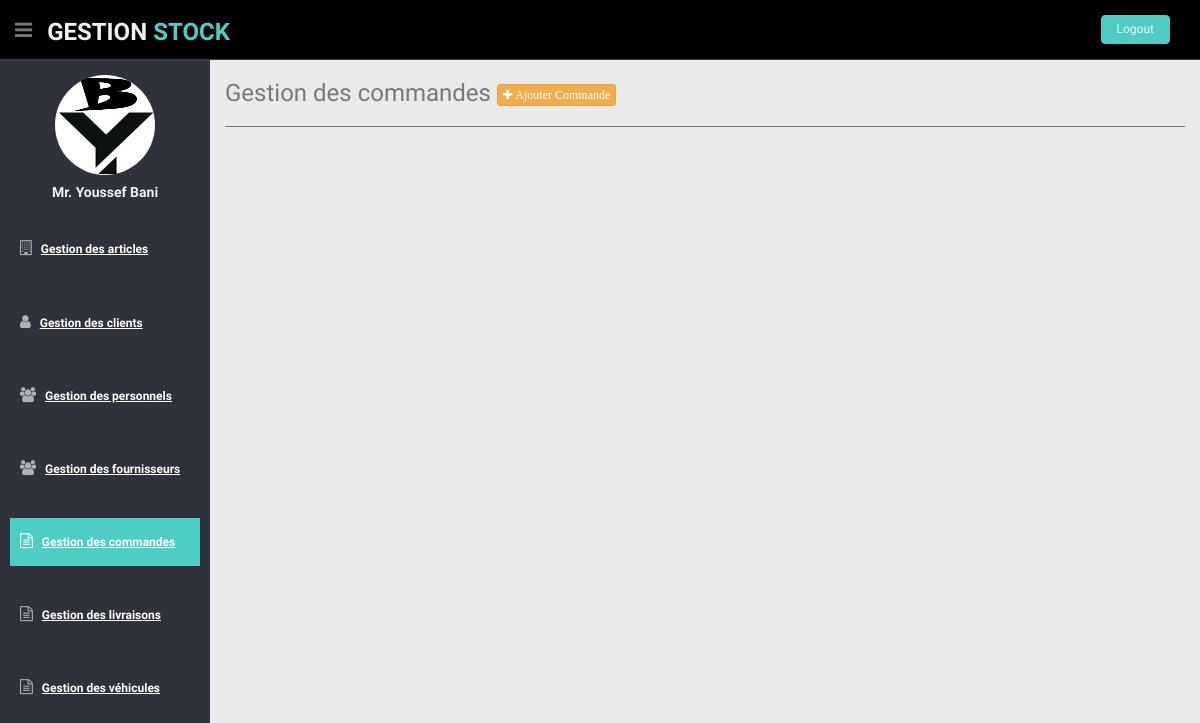
Page /gestioncommandes/commandes (signed in) on the earlier database version.
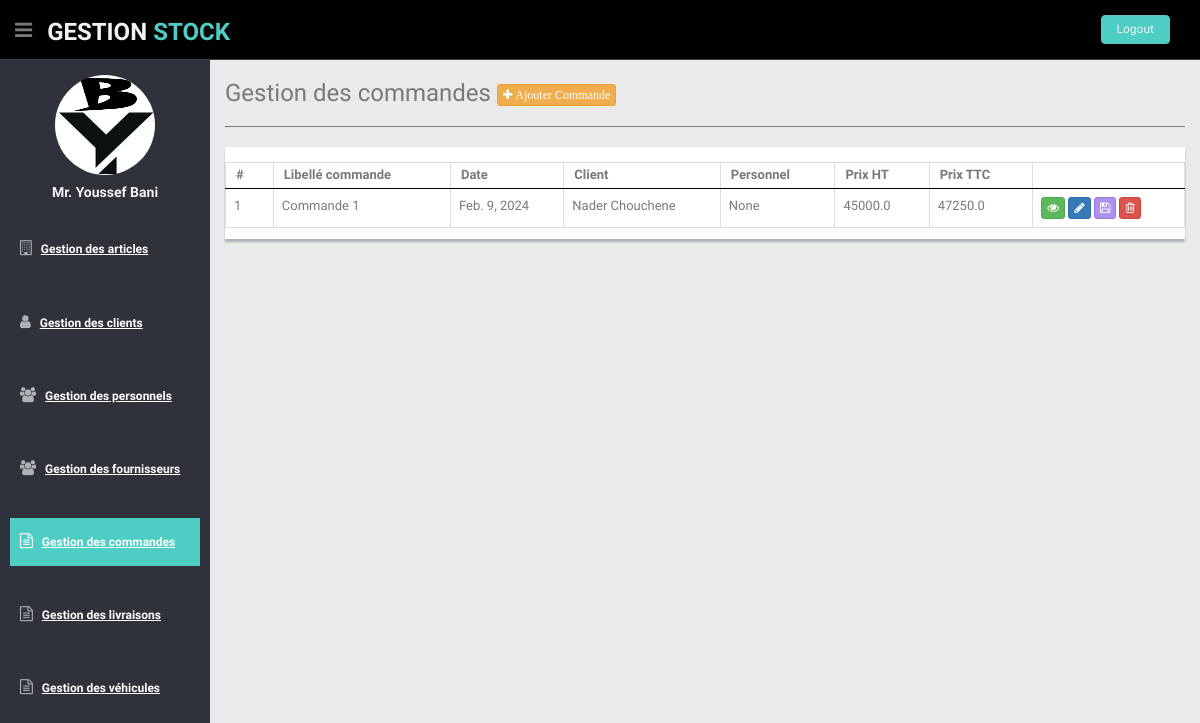
Same page on the later database version.
### gestioncommandes/models.py (models this page shows, shortened)
class Commande(models.Model):
    id = models.AutoField(primary_key=True)
    libelle = models.CharField(max_length=50)
    date = models.DateField()
    client = models.ForeignKey(Client, models.DO_NOTHING, null=True)
    personnel = models.ForeignKey(Personnel, models.DO_NOTHING, null=True)
    total_prix_ht = models.FloatField()
    total_prix_ttc = models.FloatField()
    class Meta:
        managed = True
        db_table = 'commande'

### gestionclients/models.py (models this page shows)
class Client(models.Model):
    id = models.AutoField(primary_key=True)
    nom = models.CharField(max_length=20)
    prenom = models.CharField(max_length=20)
    adresse = models.CharField(max_length=50)
    telephone = models.CharField(max_length=20)
    email = models.CharField(max_length=50)
    class Meta:
        managed = True
        db_table = 'client'
    def __str__(self):
        return self.prenom + " " + self.nom

### gestioncommandes/views.py (the view)
# urls.py: path('commandes', views.commandes, name='commandes'),
@login_required(login_url='/gestionauthentifications/login')
def commandes(request):
    commandelist = Commande.objects.all()
    context = {'commandesMenu': 'active', 'commandelist': commandelist}
    return render(request, 'gestioncommandes/commandes.html',context)

### gestioncommandes/templates/gestioncommandes/commandes.html (shortened to what this page needs)
{% extends 'gestioncommandes/commande_base.html' %}
{% load static %}

### gestioncommandes/templates/gestioncommandes/commande_base.html (shortened to what this page needs)
{% extends 'genericfolder/base.html' %}
{% load static %}
{% block title %}
Gestion des commandes
<button onclick="location.href='{% url 'gestioncommandes:ajouter_commande'%}';"
        class="btn btn-warning btn-xs"><i class="fa fa-plus"> Ajouter Commande</i>
</button>
{% endblock %}
{% block contenu %}
{% if commandelist %}
<div class="content-panel">
    <div class="adv-table">
        <table cellpadding="0" cellspacing="0" border="0" class="display table table-bordered" id="hidden-table-info">
            <thead>
            <tr>
                <th> #</th>
                <th> Libellé commande</th>
                <th> Date</th>
                <th> Client</th>
                <th> Personnel</th>
                <th> Prix HT</th>
                <th> Prix TTC</th>
                <th></th>
            </tr>
            </thead>
            <tbody>
            {% for c in commandelist %}
            <tr>
                <td> {{ forloop.counter }}</td>
                <td> {{ c.libelle}}</td>
                <td> {{ c.date}}</td>
                <td> {{ c.client}}</td>
                <td> {{ c.personnel}}</td>
                <td> {{ c.total_prix_ht}}</td>
                <td> {{ c.total_prix_ttc}}</td>
                <td>
                    <button onclick="location.href='{% url 'gestioncommandes:affiche_commande' c.id %}';"
                            class="btn btn-success btn-xs"><i class="fa fa-eye"></i>
                    </button>
                    <button {% if user.is_superuser %}  onclick="if(confirm('êtes-vous sûr de vouloir modifier la commande '+'{{c.libelle}} '+' ?')){location.href='{% url 'gestioncommandes:modifier_commande' c.id %}'};"
                     {% endif %}    class="btn btn-primary btn-xs">
                       <i class="fa fa-pencil"></i>
                    </button>
                    <button onclick="location.href='{% url 'gestionfactures:generate_facture' c.id %}';"
                            class="btn btn-theme02 btn-xs"><i class="fa fa-save"></i>
                    </button>
                    <button {% if user.is_superuser %}  onclick="if(confirm('êtes-vous sûr de vouloir supprimer la commande '+'{{c.libelle}} '+' ?')){location.href='{% url 'gestioncommandes:delete_commande' c.id %}'};"
                     {% endif %}    class="btn btn-danger btn-xs">
                        <i class="fa fa-trash-o "></i>
                    </button>
                </td>
            </tr>
            {% endfor %}
            </tbody>
        </table>
    </div>
</div>
{% endif %}
{% endblock %}

Differences in the rows shown:
added Commande: libelle "Commande 1", date "Feb. 9, 2024", client "Nader Chouchene", personnel "None", total_prix_ht "45000.0", total_prix_ttc "47250.0"
Other differences:
text now shown: "# Libellé commande Date Client Personnel Prix HT Prix TTC"
